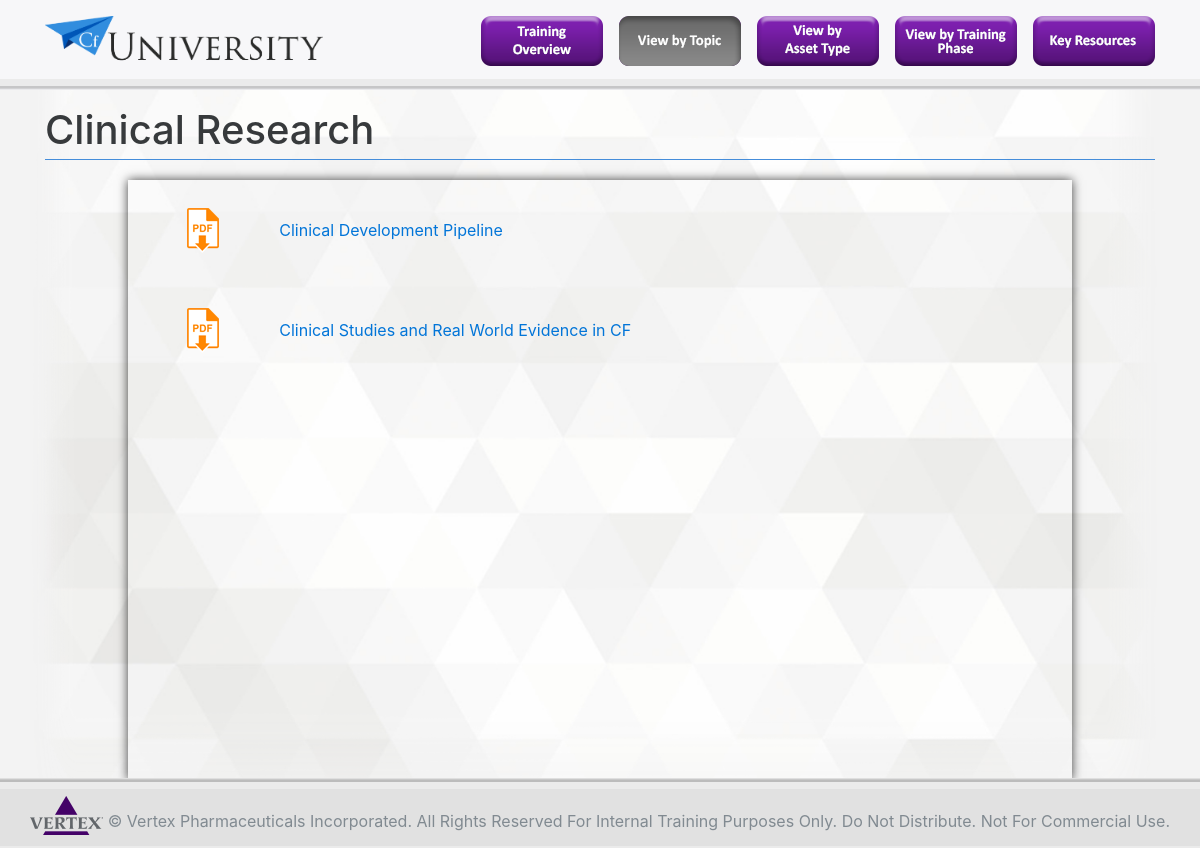
The page /public/t-clinical-research.php on the database its author committed.
### tables this page shows
CREATE TABLE `tblAssets` (
  `ID` int(11) NOT NULL,
  `TopicID` int(11) NOT NULL,
  `TrainingPhaseID` int(11) NOT NULL,
  `AssetTypeID` int(11) NOT NULL,
  `ResourceID` varchar(255) NOT NULL,
  `AssetTitle` varchar(255) NOT NULL,
  `AssetURL` varchar(255) NOT NULL,
  `Created` date NOT NULL,
  `Updated` date NOT NULL
);

CREATE TABLE `tblAssetsType` (
  `AssetTypeID` int(11) NOT NULL,
  `AssetType` varchar(255) NOT NULL,
  `AssetTypeIcon` varchar(255) NOT NULL
);

### queries/t-read-clinical-research.php (the view, shortened to what this page needs)
<?php
    include (APP_INCLUDE_PATH . '/connection.php');
    $sql = "SELECT I.AssetTypeIcon, A.AssetTitle, A.AssetURL
            FROM tblAssets A
            Inner JOIN tblAssetsType I ON I.AssetTypeID = A.AssetTypeID
	        WHERE TopicID = 3
	        ORDER BY ID DESC";
    $result = $conn->query($sql);
    if ($result->num_rows > 0) {
    echo "<table id='publictable'>
            ";
    while($row = $result->fetch_assoc()) {
        echo "<tr>
                <td class='tblicon'>
                    <img src=".$row['AssetTypeIcon']." />
                </td>
                <td class='tbllink'>
                    <a href=".$row['AssetURL']." class='tblanchor' target='_blank'>
                        <span class='tblspan'>".$row['AssetTitle']."</span>
                    </a>
                </td>
              </tr>
        ";
    }
    echo "</table>";
    } else {
    echo "0 results";
    }
?>

### css/custom.css (style rules this page uses)
#publictable { overflow-y: scroll; height: 600px; display: block; width: 85% !important; margin: 0 auto; -webkit-box-shadow: 0px 0px 10px 0px rgba(0,0,0,0.75); -moz-box-shadow: 0px 0px 10px 0px rgba(0,0,0,0.75); box-shadow: 0px 0px 10px 0px rgba(0,0,0,0.75); }
.tblicon { text-align: center; vertical-align: middle !important; width: 150px; padding: 25px; height: 100% !important; }
.tbllink { height: 100px !important; }
.tblanchor { display: table; height: 100%; }
.tblspan { display: table-cell; vertical-align: middle; }
body { background-image: url("../img/BGmain.png"); background-color: #F3F3F3 !important; background-size: contain; background-repeat: no-repeat; background-position-x: center; }

### css/sticky-footer-navbar.css (style rules this page uses)
html { position: relative; min-height: 100%; }
body { margin-bottom: 68px; }

### rows shown on the page
tblassets: AssetTypeID.AssetTypeIcon (picture), AssetTitle "Clinical Development Pipeline"
tblassets: AssetTypeID.AssetTypeIcon (picture), AssetTitle "Clinical Studies and Real World Evidence in CF"
